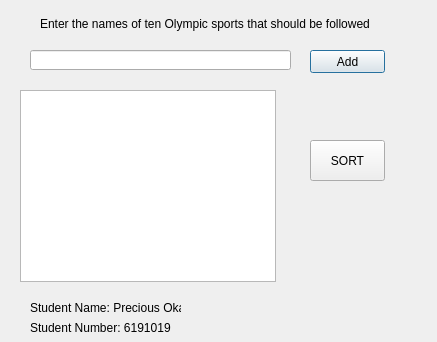
<?xml version="1.0" encoding="UTF-8"?>
<ui version="4.0">
 <class>Dialog</class>
 <widget class="QDialog" name="Dialog">
  <property name="geometry">
   <rect>
    <x>0</x>
    <y>0</y>
    <width>437</width>
    <height>342</height>
   </rect>
  </property>
  <property name="windowTitle">
   <string>Dialog</string>
  </property>
  <widget class="QLabel" name="labelTitle">
   <property name="geometry">
    <rect>
     <x>40</x>
     <y>9</y>
     <width>371</width>
     <height>31</height>
    </rect>
   </property>
   <property name="text">
    <string>Enter the names of ten Olympic sports that should be followed</string>
   </property>
   <property name="textFormat">
    <enum>Qt::RichText</enum>
   </property>
   <property name="scaledContents">
    <bool>false</bool>
   </property>
   <property name="wordWrap">
    <bool>true</bool>
   </property>
  </widget>
  <widget class="QLineEdit" name="lineEditSportNames">
   <property name="geometry">
    <rect>
     <x>30</x>
     <y>50</y>
     <width>261</width>
     <height>20</height>
    </rect>
   </property>
  </widget>
  <widget class="QPushButton" name="pushButtonAdd">
   <property name="geometry">
    <rect>
     <x>310</x>
     <y>50</y>
     <width>75</width>
     <height>23</height>
    </rect>
   </property>
   <property name="text">
    <string>Add</string>
   </property>
  </widget>
  <widget class="QListWidget" name="listWidgetListNames">
   <property name="geometry">
    <rect>
     <x>20</x>
     <y>90</y>
     <width>256</width>
     <height>192</height>
    </rect>
   </property>
  </widget>
  <widget class="QPushButton" name="pushButtonSort">
   <property name="geometry">
    <rect>
     <x>310</x>
     <y>140</y>
     <width>75</width>
     <height>41</height>
    </rect>
   </property>
   <property name="text">
    <string>SORT</string>
   </property>
  </widget>
  <widget class="QLabel" name="labelStudentName">
   <property name="geometry">
    <rect>
     <x>30</x>
     <y>300</y>
     <width>151</width>
     <height>16</height>
    </rect>
   </property>
   <property name="text">
    <string>Student Name: Precious Okafor</string>
   </property>
  </widget>
  <widget class="QLabel" name="labelStudentNumber">
   <property name="geometry">
    <rect>
     <x>30</x>
     <y>320</y>
     <width>141</width>
     <height>16</height>
    </rect>
   </property>
   <property name="text">
    <string>Student Number: 61910198</string>
   </property>
  </widget>
 </widget>
 <resources/>
 <connections/>
</ui>
